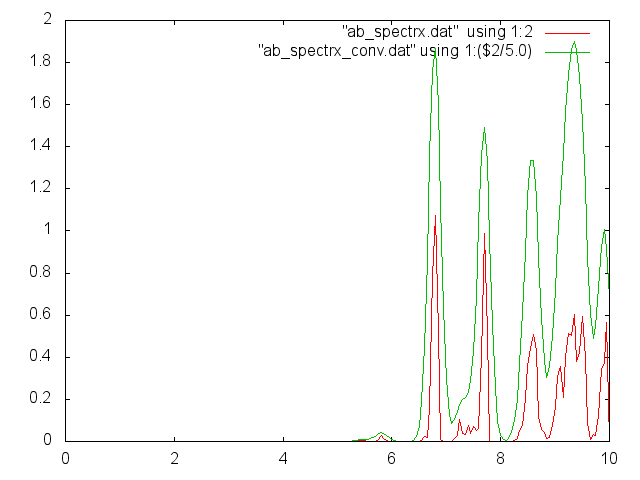

Reproduce this figure in gnuplot.
#
set terminal png
set output "spectr.png"

plot "ab_spectrx.dat"  using 1:2 w l  lt 1 ,\
     "ab_spectrx_conv.dat" using 1:($2/5.0) w l lt 2 
